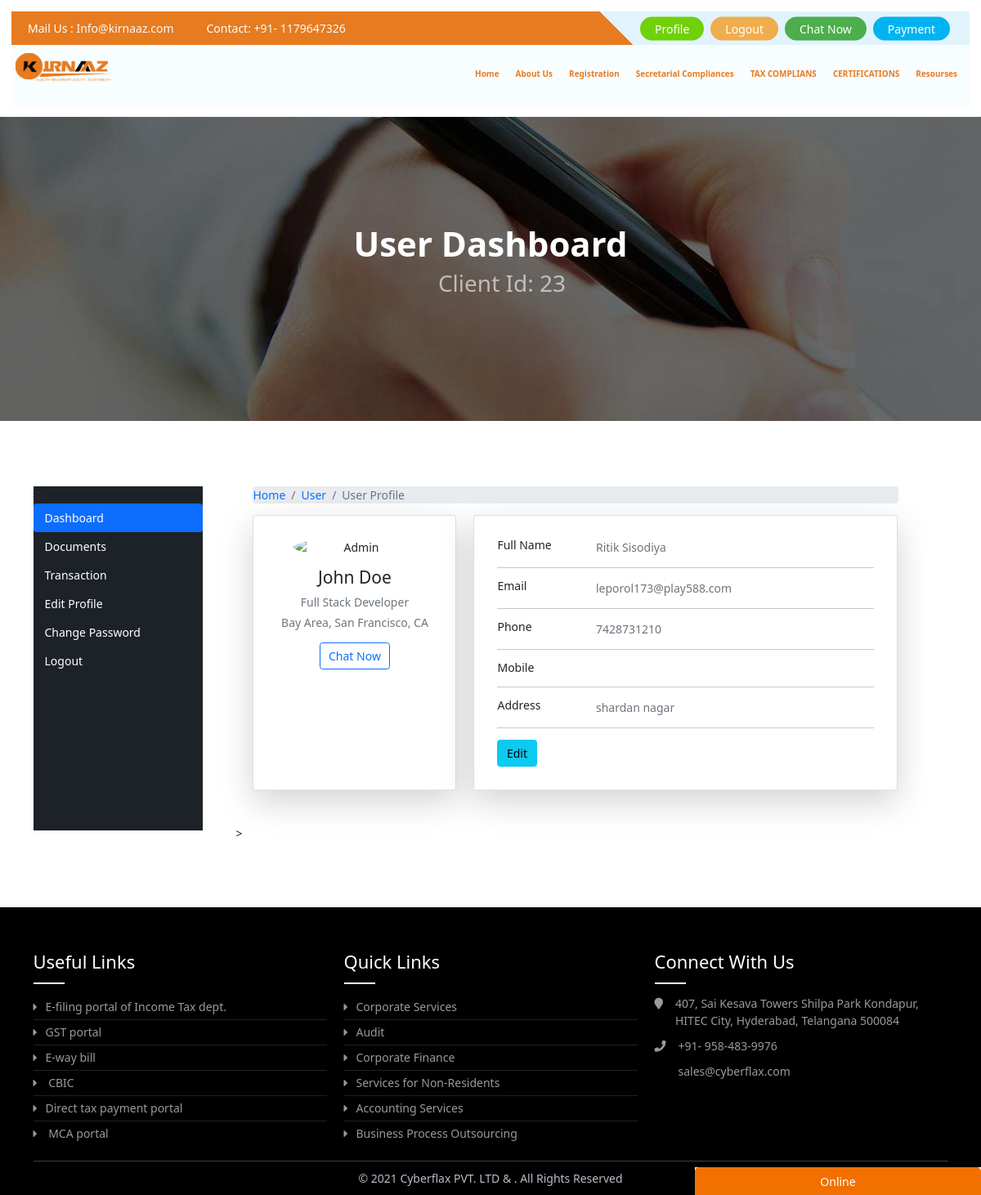
The app's page /profile/ (signed in) with its own data.
### othernavs/models.py (models this page shows, shortened)
class Registration(models.Model):
    title = models.CharField(max_length=50)
    slug = models.SlugField(blank=True)

### chat/models.py (models this page shows, shortened)
class user(models.Model):
    user = models.OneToOneField(User,on_delete=models.CASCADE,related_name="user")
    phone = models.CharField(max_length=10,primary_key=True)
    alternative_Phone = models.CharField(max_length=10,blank=True)
    address = models.CharField(max_length=100,blank=True)
    profile = models.ImageField(upload_to='profile',blank='true')

### Home/views.py (the view)
# urls.py: path('profile/', views.profile, name="profile"),
@login_required(login_url='memberlogin')
def profile(request):
    res= {}
    res['title'] = "Profile"
    return render(request,'profile.html',res)

### Home/context_processors.py (called while the page is built)
def regfunc(request):
   Registrations = Registration.objects.all()
   othernavregob = othernavreg.objects.all()
   tfiling = TaxFiling.objects.all()
   messages =  conversation.objects.filter(msgby=request.user.id).order_by('time') if request.user.is_authenticated else []
   res= {
      'Registrations':Registrations,
      'othernavreg':othernavregob,
      'tfiling':tfiling,
      'msg':messages,
      'editnames':editname,
      'choices' : BlogNews().Getchoices
   }
   return res

### Home/models.py (called while the page is built)
    def Getchoices(self):
        return self.Tchoice

### templates/profile.html (shortened to what this page needs)
 {% extends 'profilebase.html' %}
            {% block pbody %}
<div class="container">
    <div class="main-body">
          <nav aria-label="breadcrumb" class="main-breadcrumb">
            <ol class="breadcrumb">
              <li class="breadcrumb-item"><a href="index.html">Home</a></li>
              <li class="breadcrumb-item"><a href="javascript:void(0)">User</a></li>
              <li class="breadcrumb-item active" aria-current="page">User Profile</li>
            </ol>
          </nav>
          <div class="row gutters-sm">
            <div class="col-md-4 " style="display: grid;">
              <div class="card shadow-lg p-3 mb-5 bg-white rounded">
                <div class="card-body">
                  <div class="d-flex flex-column align-items-center text-center">
                    <img src="{% if request.user.user.profile %}{{request.user.user.profile.url }}{% else %}https://bootdey.com/img/Content/avatar/avatar7.png{% endif %} " alt="Admin" class="rounded-circle" width="150">
                    <div class="mt-3">
                      <h4>John Doe</h4>
                      <p class="text-secondary mb-1">Full Stack Developer</p>
                      <p class="text-muted font-size-sm">Bay Area, San Francisco, CA</p>
                      <button class="btn btn-outline-primary" onclick="show()">Chat Now</button>
                    </div>
                  </div>
                </div>
              </div>
            </div>
            <div class="col-md-8">
              <div class="card mb-3 shadow-lg p-3 mb-5 bg-white rounded">
                <div class="card-body">
                  <div class="row">
                    <div class="col-sm-3">
                      <h6 class="mb-0">Full Name</h6>
                    </div>
                    <div class="col-sm-9 text-secondary">
                      {{request.user.first_name}} {{request.user.last_name}}
                    </div>
                  </div>
                  <hr>
                  <div class="row">
                    <div class="col-sm-3">
                      <h6 class="mb-0">Email</h6>
                    </div>
                    <div class="col-sm-9 text-secondary">
                      {{request.user.email}}
                    </div>
                  </div>
                  <hr>
                  <div class="row">
                    <div class="col-sm-3">
                      <h6 class="mb-0">Phone</h6>
                    </div>
                    <div class="col-sm-9 text-secondary">
                      {{request.user.user.phone}}
                    </div>
                  </div>
                  <hr>
                  <div class="row">
                    <div class="col-sm-3">
                      <h6 class="mb-0">Mobile</h6>
                    </div>
                    <div class="col-sm-9 text-secondary">
                    </div>
                  </div>
                  <hr>
                  <div class="row">
                    <div class="col-sm-3">
                      <h6 class="mb-0">Address</h6>
                    </div>
                    <div class="col-sm-9 text-secondary">
                      {{request.user.user.address}}
                    </div>
                  </div>
                  <hr>
                  <div class="row">
                    <div class="col-sm-12">
                      <a class="btn btn-info " target="__blank" href="{{editprofile}}">Edit</a>
                    </div>
                  </div>
                </div>
              </div>
            </div>
          </div>
        </div>
    </div>>
                        {% endblock %}

### templates/profilebase.html (shortened to what this page needs)
{% extends 'basic.html' %}
{% load static %}
{% block content %}
        <div class="dashboard-page">
            <body data-new-gr-c-s-check-loaded="14.1024.0" data-gr-ext-installed="">
                <div class="breadcrumb-area" style='    background-image: url({% static 'images/bg-landing.jpg'%});'>
                    <div class="container">
                        <div class="row">
                            <div class="col-lg-12">
                                <div class="breadcrumb-inner">
                                    <h2 class="page-title"> User Dashboard
                                    </h2>
                                    <ul class="page-list">
                                      <h2> Client Id: {{request.user.id}}</h2>
                                    </ul>
                                </div>
                            </div>
                        </div>
                    </div>
                </div>
                <section class="login-page-wrapper">
                    <div class="container">
                        <div class="row ">
                            <div class="col-lg-12">
                                <div class="user-dashboard-wrapper">
                                    <ul class="nav nav-pills mb-3" id="pills-tab" role="tablist">
                                        <li class="mobile_nav">
                                            <i class="fa fa-cogs"></i>
                                        </li>
                                        <li class="nav-item">{% url 'profile' as profile %}
                                            <a class="nav-link  {% if request.path == profile %}active{% endif %} " href="{{profile}}">Dashboard</a>
                                        </li>
                                        <li class="nav-item">{% url 'documents' as documents %}
                                            <a class="nav-link {% if request.path == documents %}active{% endif %}" href="{{documents}}">Documents</a>
                                        </li>
                                        <li class="nav-item">
                                        {% url 'bookings' as ubooking %}
                                            <a class="nav-link {% if request.path == ubooking %}active{% endif %}" href="{{ubooking}}">Transaction</a>
                                        </li>
                                        <li class="nav-item">{% url 'editprofile' as editprofile %}
                                            <a class="nav-link {% if request.path == editprofile %}active{% endif %}" href="{{editprofile}}">Edit
                                                Profile</a>
                                        </li>
                                        <li class="nav-item">{% url 'changepass' as changepass %}
                                            <a class="nav-link  {% if request.path == changepass %}active{% endif %}" href="{{changepass}}">Change
                                                Password</a>
                                        </li>
                                        <li class="nav-item">
                                            <a class="nav-link" href="{% url 'logout' %}">Logout
                                            </a>
                                        </li>
                                    </ul>
                                    <div class="tab-content" style="width: 100%;">
                                    {% block pbody %}{% endblock %}
                                    </div>
                                </div>
                            </div>
                        </div>
                    </div>
                </section>
{% endblock %}

### templates/header.html (shortened to what this page needs)
{% load static %}
<header class="shadow-lg p-3 	bg-white rounded">
      <div class="top-nav">
        <div class="call">Mail Us : <a href="mailto:Info@kirnaaz.com" class="text-light"> Info@kirnaaz.com</a> </div>
        <div class="call">Contact: <a href="tel:+911179647326" class="text-light">+91- 1179647326</a>
		</div>
        <div class="right">
          <ul>
          {% if user.is_authenticated %}
            <li><a href="{% url 'profile' %}" style="--color:#71d109">Profile</a></li>
            <li><a href="{% url 'logout' %}" style="--color:#f0ad4e">Logout</a></li>
          {% else %}
            <li><a href="{% url 'memberlogin' %}" style="--color:#f0ad4e">Login</a></li>
            <li><a href="{% url 'membersignup' %}" style="--color:#71d109">Signup</a></li>{% endif %}
            <li><a href="#" style="--color:#4cae4c" onclick="show()">Chat Now</a></li>
            <li><a href="{% url "payment" %}" style="--color:#01b4f1">Payment</a></li>
          </ul>
        </div>
      </div>
      <div class="nav-bar">
        <div class="logo">
          <img src="{% static 'images/logo.jpeg' %}" alt="">
        </div>
        <nav>
          <ul>
            <li><a href="{% url 'index' %}">Home</a>
            </li>
            <li><a href="{% url 'about' %}">About Us</a>
            </li>
            <li><a href="#">Registration</a>
            </li>
            {% for data in othernavreg %}
            <li ><a href="#">{{data.title}}</a>
            </li>
            {% endfor %}
			 <li ><a href="#">Resourses</a>
			  </li>
          </ul>
        </nav>
      </div>
    </header>

### cflax/static/css/main.css (style rules this page uses)
* { margin: 0; padding: 0; }
body, html { overflow-x: hidden; margin: 0; padding: 0; color: #56595c; font-size: 14px; font-family:system-ui; -webkit-font-smoothing: subpixel-antialiased; text-rendering: optimizeLegibility; line-height: 24px; font-weight: 400; font-style: normal; }
.top-nav { background: #e77b20!important; }
.top-nav { display: flex; position: relative; overflow: hidden; }
.top-nav .call { margin: 10px 20px; font-size: 14px; color: #fff; font-family:system-ui; cursor: pointer; }
.top-nav .right { position: absolute; right: 0; padding: 0 20px 0 45px; background: #e1f3fc; height: 100%; color: #fff; }
.top-nav .right::before { content: ""; position: absolute; top: 0; left: 0; width: 40px; height: 100%; background: linear-gradient(225deg, #e1f3fc 50%, #e77b20 50%); }
.top-nav ul { list-style-type: none; display: flex; margin: 0; top: 50%; transform: translateY(-50%); position: relative; padding: 0; }
.top-nav ul li { margin: 0 4px; }
.top-nav ul li a { padding: 2px 16px; border: 2px solid var(--color); background: var(--color); color: #fff; border-radius: 20px; transition: 0.3s; display: inline-block; }
.nav-bar { padding: 10px 60px; width: 100%; background: #f8fdff; height: 60px; position: relative; z-index: 999; }
.nav-bar .logo { float: left; display: block; }
.nav-bar .logo img { width: auto; height: 40px; }
.nav-bar nav { float: right; }
.nav-bar nav ul { display: flex; list-style-type: none; margin: 0; padding: 0; }
.nav-bar nav ul li { margin: 4px 0px; line-height: 40px; height: 40px; display: block; }
.nav-bar nav ul li a { color: #e77b20; font-weight: 600; padding: 4px 10px; font-family:system-ui; }
.index-page a:focus, a, a:hover { outline: none; text-decoration: none; }
a, a:focus, a:hover { outline: none; text-decoration: none; }
a { color: #000; text-decoration: none; background-color: transparent; -webkit-text-decoration-skip: objects; transition: all 0.2s ease-in-out 0s; }
@media (min-device-width: 768px) and (max-device-width: 1023px) { .nav-bar nav ul li a { font-size: 10px; } }
@media (min-device-width: 768px) and (max-device-width: 1023px) { .nav-bar { position: relative; width: 100%; height: 74px; padding: 10px 5px; } }
a { text-decoration: none!important; }

### accountent/css/dashboard.css (style rules this page uses)
.dashboard-page .user-dashboard-wrapper { padding: 80px 0; display: flex; }
.dashboard-page .user-dashboard-wrapper > ul { display: inline-block; width: 260px; background-color: #1d2228; padding-bottom: 5px; }
.dashboard-page .breadcrumb-area { background-image: linear-gradient(90deg , #9cbcfd 60% , #fff); }
.dashboard-page .breadcrumb-inner { display: flex; justify-content: center; align-items: center; padding: 130px 10px; flex-direction: column; }
.dashboard-page .page-title { color: #ffff; font-weight: 600; font-size: 42px; }
.dashboard-page .page-list { display: flex; color: #ffffff99; list-style: none; }
.dashboard-page .user-dashboard-wrapper .nav-item a { color: #fff; }
.dashboard-page .login-page-wrapper { display: flex; }
.dashboard-page .tab-content { padding: 0 40px; }

### templates/basic.html (style rules this page uses)
.card { border: 0; border-radius: 0px; margin-bottom: 30px; -webkit-box-shadow: 0 2px 3px rgba(0, 0, 0, 0.03); box-shadow: 0 2px 3px rgba(0, 0, 0, 0.03); -webkit-transition: .5s; transition: .5s }
body { background-color: #f9f9fa }
button, input, optgroup, select, textarea { font-family: Roboto, sans-serif; font-weight: 300 }

### records on screen
Registration: title "Secretarial Compliances"
Registration: title "TAX COMPLIANS"
Registration: title "CERTIFICATIONS"

### other values on screen
{{ request.user.id }} "23"
{{ request.user.first_name }} "Ritik"
{{ request.user.last_name }} "Sisodiya"
{{ request.user.email }} "leporol173@play588.com"
{{ request.user.user.phone }} "7428731210"
{{ request.user.user.address }} "shardan nagar"
